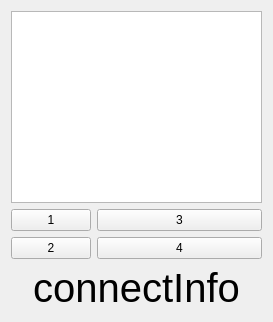
<?xml version="1.0" encoding="UTF-8"?>
<ui version="4.0">
 <class>QArduinoExampleWidget</class>
 <widget class="QWidget" name="QArduinoExampleWidget">
  <property name="geometry">
   <rect>
    <x>0</x>
    <y>0</y>
    <width>273</width>
    <height>322</height>
   </rect>
  </property>
  <property name="windowTitle">
   <string>QArduinoExampleWidget</string>
  </property>
  <layout class="QVBoxLayout" name="verticalLayout">
   <item>
    <widget class="QListWidget" name="listWidget"/>
   </item>
   <item>
    <layout class="QFormLayout" name="formLayout">
     <item row="0" column="0">
      <widget class="QPushButton" name="pushButton">
       <property name="text">
        <string>1</string>
       </property>
      </widget>
     </item>
     <item row="0" column="1">
      <widget class="QPushButton" name="pushButton_3">
       <property name="text">
        <string>3</string>
       </property>
      </widget>
     </item>
     <item row="1" column="0">
      <widget class="QPushButton" name="pushButton_2">
       <property name="text">
        <string>2</string>
       </property>
      </widget>
     </item>
     <item row="1" column="1">
      <widget class="QPushButton" name="pushButton_4">
       <property name="text">
        <string>4</string>
       </property>
      </widget>
     </item>
    </layout>
   </item>
   <item>
    <widget class="QLabel" name="labelStatus">
     <property name="font">
      <font>
       <pointsize>30</pointsize>
      </font>
     </property>
     <property name="text">
      <string>connectInfo</string>
     </property>
     <property name="alignment">
      <set>Qt::AlignCenter</set>
     </property>
    </widget>
   </item>
  </layout>
 </widget>
 <layoutdefault spacing="6" margin="11"/>
 <resources/>
 <connections/>
</ui>
